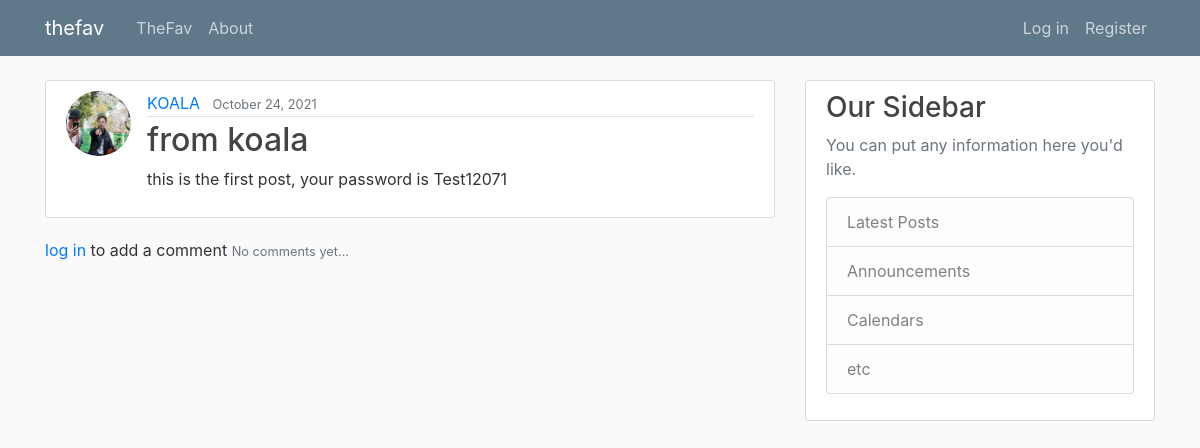
Before: /thefav/post/33/ with the older database file.
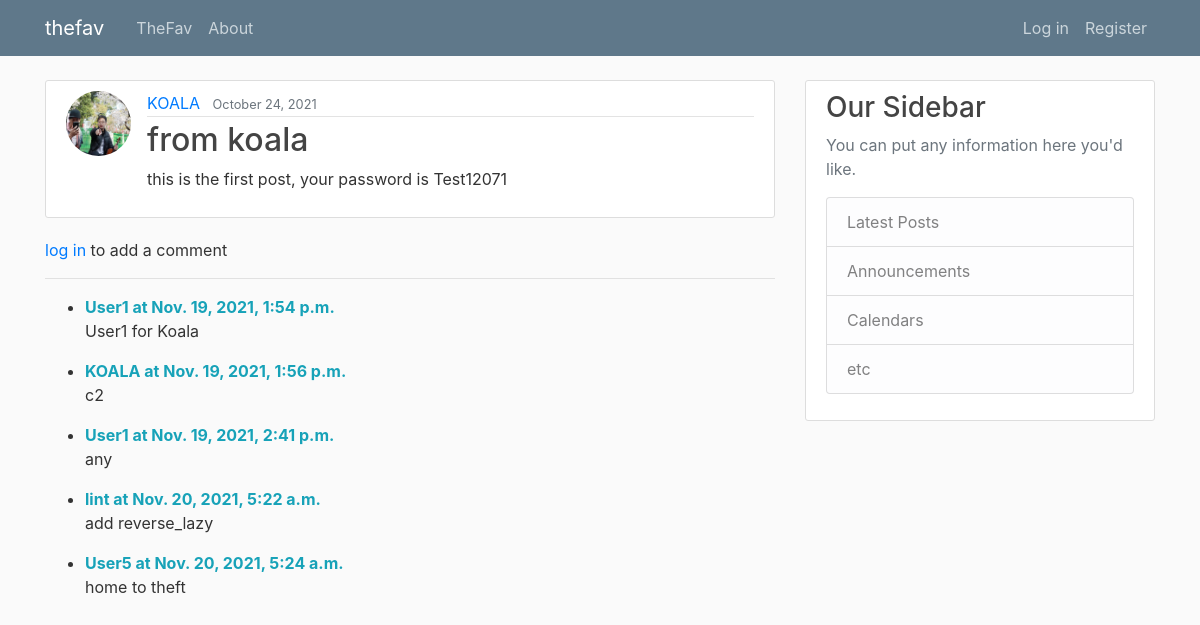
After: the same page with the newer database file.
### thefav/models.py (models this page shows, shortened)
class Post(models.Model):
    title = models.CharField(max_length=100)
    content = models.TextField()
    date_posted = models.DateTimeField(default=timezone.now)
    author = models.ForeignKey(User, on_delete=models.CASCADE)
    date_posted2 = models.TimeField(default=timezone.now)

class PostComment(models.Model):
    post_connected = models.ForeignKey(Post, related_name='comments', on_delete=CASCADE)
    author = models.ForeignKey(User, related_name='author', on_delete=CASCADE)
    content = models.TextField()
    date_posted = models.DateTimeField(default=timezone.now)

### users/models.py (models this page shows, shortened)
class Profile(models.Model):
    user = models.OneToOneField(User, on_delete=models.CASCADE)
    image = models.ImageField(default="default.jpg", upload_to="profile_pics")

### thefav/views.py (the view)
# urls.py: path('post/<int:pk>/', PostDetailView.as_view(), name = 'detail'),
class PostDetailView(DetailView):
    model = Post

### thefav/templates/thefav/post_detail.html (shortened to what this page needs)
{% extends "thefav/base.html" %}
{% load crispy_forms_tags %}
{% block content%}
     <article class="media content-section">
       <img class = "rounded-circle article-img" src = "{{ object.author.profile.image.url }}">
        <div class="media-body">
          <div class="article-metadata">
            <a class="mr-2" href="#">{{ object.author }}</a>
            <small class="text-muted">{{ object.date_posted|date:"F d, Y" }}</small>
          </div>
          <h2 class = 'article-title'>{{ object.title }}</h2>
          <p class="article-content">{{ object.content }}</p>
        </div>
    </article>
    <div id="comments_section">
    {%if user.is_authenticated%}
    <form method="POST">
      {% csrf_token %}
      <div class="form-group">
        {{comment_form}}
        <a class="btn btn-info" href="{% url 'comment' object.id %}">
            Add an comment</a>
          <i class="fas fa-comments"></i>
        </button>
          <i class="fas fa-comments"></i>
        </button>
      </div>
    </form>
    {% else %}
     <a href={% url "login" %}>log in</a> to add a comment
    {% endif %}
      {% if post.comments.all %}
      <hr>
      <ul>
        {% for comment in post.comments.all %}
        <li>
          <div>
            <span>
              <strong class="text-info">
                {{comment.author}}
                at {{comment.date_posted}}
              </strong>
            </span>
            <p>
              {{comment.content}}
            </p>
          </div>
        </li>
        {% endfor %}
      </ul>
      {% else %}
      <small class="text-secondary">No comments yet...</small>
      {% endif %}
    </div>
{% endblock content %}

### thefav/templates/thefav/base.html (shortened to what this page needs)
{% load static %}
<!DOCTYPE html>
<html>
    <head>
        <link rel="stylesheet" href="https://maxcdn.bootstrapcdn.com/bootstrap/4.0.0/css/bootstrap.min.css">
        <link rel="stylesheet" type="text/css" href="{%static 'thefav/main.css' %}">
    </head>
    <body>
        <header class="site-header">
            <nav class="navbar navbar-expand-md navbar-dark bg-steel fixed-top">
              <div class="container">
                <a class="navbar-brand mr-4" href="{% url 'thefav' %}">thefav</a>
                <div class="collapse navbar-collapse" id="navbarToggle">
                  <div class="navbar-nav mr-auto">
                    <a class="nav-item nav-link" href="{% url 'thefav' %}">TheFav</a>
                    <a class="nav-item nav-link" href="{% url 'thefavabout' %}">About</a>
                  </div>
                  <div class="navbar-nav">
                    {% if user.is_authenticated %}
                    <a class="nav-item nav-link" href="{% url 'create' %}">New</a>
                    <a class="nav-item nav-link" href="{% url 'logout' %}">Log out</a>
                    {% else %}
                    <a class="nav-item nav-link" href="{% url 'login' %}">Log in</a>
                    <a class="nav-item nav-link" href="{% url 'register' %}">Register</a>
                    {% endif %}
                  </div>
                </div>
              </div>
            </nav>
        </header>
        <main role="main" class="container">
            <div class="row">
              <div class="col-md-8">
                {% block content %}
                {% endblock %}
              </div>
              <div class="col-md-4">
                <div class="content-section">
                  <h3>Our Sidebar</h3>
                  <p class='text-muted'>You can put any information here you'd like.
                    <ul class="list-group">
                      <li class="list-group-item list-group-item-light">Latest Posts</li>
                      <li class="list-group-item list-group-item-light">Announcements</li>
                      <li class="list-group-item list-group-item-light">Calendars</li>
                      <li class="list-group-item list-group-item-light">etc</li>
                    </ul>
                  </p>
                </div>
              </div>
            </div>
        </main>
    </body>
</html>

### thefav/static/thefav/main.css (style rules this page uses)
body { background: #fafafa; color: #333333; margin-top: 5rem; }
h1, h2, h3, h4, h5, h6 { color: #444444; }
ul { margin: 0; }
.bg-steel { background-color: #5f788a; }
.site-header .navbar-nav .nav-link { color: #cbd5db; }
.content-section { background: #ffffff; padding: 10px 20px; border: 1px solid #dddddd; border-radius: 3px; margin-bottom: 20px; }
.article-title { color: #444444; }
.article-content { white-space: pre-line; }
.article-img { height: 65px; width: 65px; margin-right: 16px; }
.article-metadata { padding-bottom: 1px; margin-bottom: 4px; border-bottom: 1px solid #e3e3e3 }

Changed rows visible on the page:
added PostComment: author "User1", date_posted "Nov. 19, 2021, 1:54 p.m.", content "User1 for Koala"
added PostComment: author "KOALA", date_posted "Nov. 19, 2021, 1:56 p.m.", content "c2"
added PostComment: author "User1", date_posted "Nov. 19, 2021, 2:41 p.m.", content "any"
added PostComment: author "lint", date_posted "Nov. 20, 2021, 5:22 a.m.", content "add reverse_lazy"
added PostComment: author "User5", date_posted "Nov. 20, 2021, 5:24 a.m.", content "home to theft"
Other visible differences:
text no longer shown: "No comments yet..."
